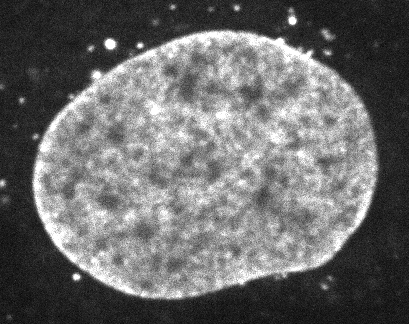
#> input picture frame 0 of data/microscopes/dna/5.avi, 409 x 324 px, given in place of the camera
$ python compute_intensity_profile.py
#> lines starting #> are read from the running program, lines starting #| are printed output that depends on the picture
# Imports
import argparse
from sys import prefix
import cv2
import numpy as np
import seaborn as sns
import matplotlib.pyplot as plt


####################################################################################################
# Per-adjust all the plotting configuration
####################################################################################################
font_size = 30
plt.rcParams['axes.grid'] = 'True'
plt.rcParams['grid.linestyle'] = '-'
plt.rcParams['grid.linewidth'] = 0.5
plt.rcParams['grid.color'] = 'gray'
plt.rcParams['grid.alpha'] = 0.5
plt.rcParams['font.family'] = 'Arial'
plt.rcParams['font.monospace'] = 'Regular'
plt.rcParams['font.style'] = 'normal'
plt.rcParams['axes.linewidth'] = 1.0
plt.rcParams['axes.labelsize'] = font_size
plt.rcParams['axes.labelweight'] = 'bold'
plt.rcParams['xtick.labelsize'] = font_size
plt.rcParams['ytick.labelsize'] = font_size
plt.rcParams['legend.fontsize'] = font_size
plt.rcParams['figure.titlesize'] = font_size
plt.rcParams['axes.titlesize'] = font_size
plt.rcParams['xtick.major.pad'] = '10'
plt.rcParams['ytick.major.pad'] = '10'
plt.rcParams['axes.edgecolor'] = '1'


####################################################################################################
# @parse_command_line_arguments
####################################################################################################
def parse_command_line_arguments():

    # add all the options
    description = 'This application takes an input sequence and computes the intensity profile '
    'along the entire sequence'
    parser = argparse.ArgumentParser(description=description)

    arg_help = 'Input sequence'
    parser.add_argument('--input-sequence', '-i', action='store', help=arg_help)

    arg_help = 'Output directory, where the final results/artefacts will be stored'
    parser.add_argument('--output-directory', '-o', action='store', help=arg_help)

    # Parse the arguments
    return parser.parse_args()


####################################################################################################
# @plot_intensities
####################################################################################################
def plot_intensities(intensities,
                     output_prefix):

    plt.figure(figsize=(15, 10))

    # Min and max values
    min_value = min(intensities)
    max_value = max(intensities)
    major_ticks = np.linspace(min_value, max_value, 4)

    # Plot the intensities
    ax = sns.lineplot(data=intensities)
    ax.grid(True, which='both')
    ax.axhline(y=0, color='k')
    ax.axvline(x=0, color='k')

    plt.title('Intensity Profile', y=1.05)
    plt.xlabel('Frames')
    plt.ylabel('Intensity (a.u.)')
    plt.gca().xaxis.set_major_locator(plt.MaxNLocator(6))

    # Save the figure
    plt.savefig('%s.pdf' % output_prefix, dpi=300)


####################################################################################################
# @compute_frame_intensity
####################################################################################################
def compute_frame_intensity(frame):

    # Return the intensity of the given frame based on the numpy array
    return np.mean(frame)


####################################################################################################
# @decompose_sequence_into_frames
####################################################################################################
def decompose_sequence_into_frames(input_sequence):

    # Get the video capture from the video file
    video_capture = cv2.VideoCapture(input_sequence)

    # Get the number of frames in the video
    number_frames = int(video_capture.get(cv2.CAP_PROP_FRAME_COUNT))

    # A list of all the frames
    frames = list()
    for i in range(number_frames):
        has_frame, frame = video_capture.read()

        if has_frame:
            frames.append(frame)
#> this loop made 4 passes
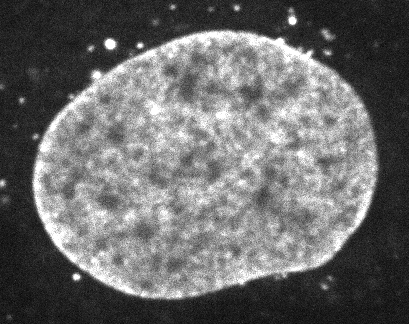
#> input picture frame 0 of data/microscopes/dna/5.avi, 409 x 324 px, given in place of the camera
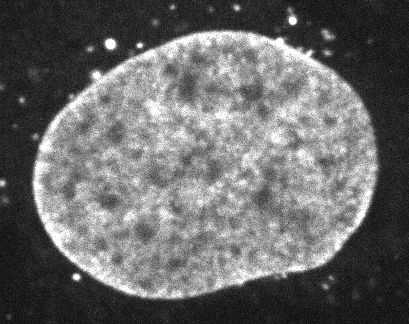
#> input picture frame 1 of data/microscopes/dna/5.avi, 409 x 324 px, given in place of the camera
#> pass 3, in decompose_sequence_into_frames, `has_frame, frame = video_capture.read()`:
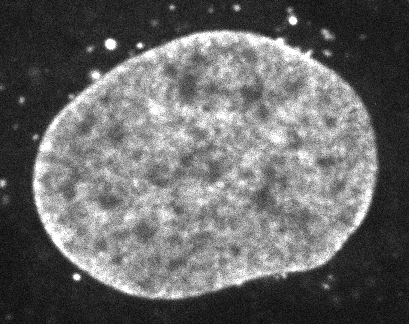
#> frame: shape (324, 409, 3); min 0, max 255, mean 104.3
#> after the loop, frames = 4 items

    # Return the list of frames
    return frames


####################################################################################################
# @compute_frame_intensity
####################################################################################################
def compute_intensity_profile(args):

    # Decompose the sequence into a list of frames
    frames = decompose_sequence_into_frames(args.input_sequence)
#> frames = 4 items

    # Compute the intensity of every frame and save them into a list
    intensities = list()
    for frame in frames:
        intensities.append(compute_frame_intensity(frame=frame))
#> after the loop, intensities = [106.7, 105.3, 104.3, 103.7]

    # Plot the intensities
    plot_intensities(intensities=intensities,
                     output_prefix='%s/%s' % (args.output_directory, 'intensity'))
#> in plot_intensities, `min_value = min(intensities)`: min_value = 103.7
#> in plot_intensities, `max_value = max(intensities)`: max_value = 106.7
#> in plot_intensities, `plt.savefig('%s.pdf' % output_prefix, dpi=300)`:
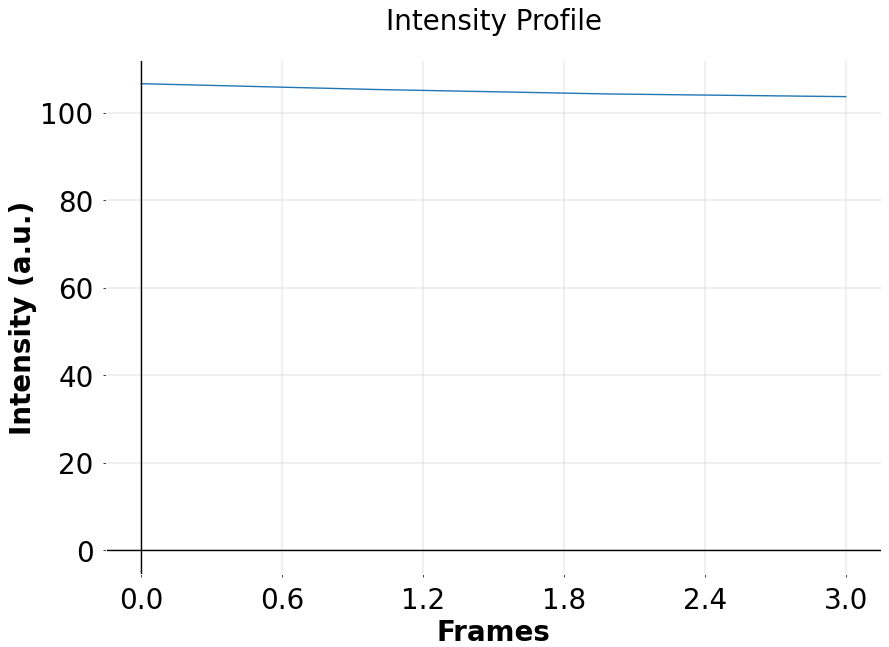
#> figure drawn by matplotlib, 1 panel


####################################################################################################
# @compute_frame_intensity
####################################################################################################
if __name__ == "__main__":

    # Parse the command line arguments
    args = parse_command_line_arguments()

    # Compute the intensity profile
    compute_intensity_profile(args)

$ run again, starting later in the video
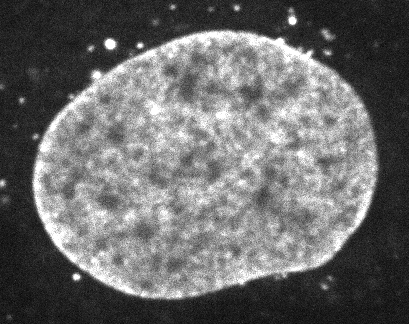
#> input picture frame 0 of data/microscopes/dna/5.avi, 409 x 324 px, given in place of the camera
#> the loop in decompose_sequence_into_frames, `for i in range(number_frames):` made 4 passes
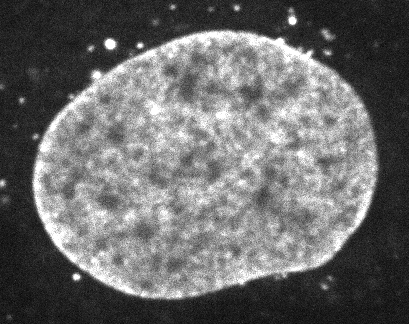
#> input picture frame 0 of data/microscopes/dna/5.avi, 409 x 324 px, given in place of the camera
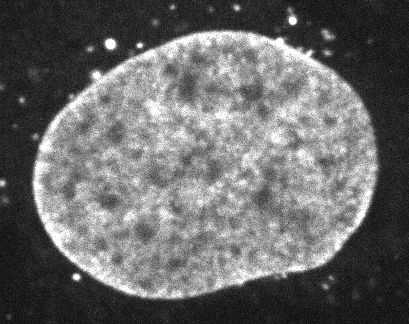
#> input picture frame 1 of data/microscopes/dna/5.avi, 409 x 324 px, given in place of the camera
#> after the loop in decompose_sequence_into_frames, `for i in range(number_frames):`: frames = 4 items
#> the loop in compute_intensity_profile, `for frame in frames:` made 4 passes
#> after the loop in compute_intensity_profile, `for frame in frames:`: intensities = [106.7, 105.3, 104.3, 103.7]
#> min_value = 103.7
#> max_value = 106.7

$ run again, starting later in the video
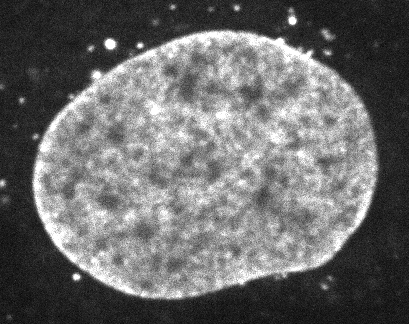
#> input picture frame 0 of data/microscopes/dna/5.avi, 409 x 324 px, given in place of the camera
#> the loop in decompose_sequence_into_frames, `for i in range(number_frames):` made 4 passes
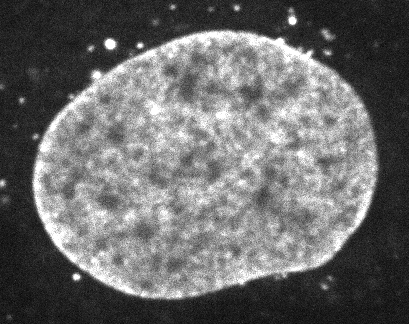
#> input picture frame 0 of data/microscopes/dna/5.avi, 409 x 324 px, given in place of the camera
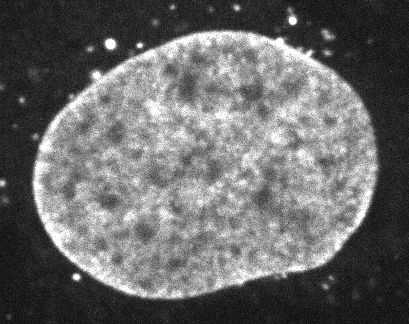
#> input picture frame 1 of data/microscopes/dna/5.avi, 409 x 324 px, given in place of the camera
#> after the loop in decompose_sequence_into_frames, `for i in range(number_frames):`: frames = 4 items
#> the loop in compute_intensity_profile, `for frame in frames:` made 4 passes
#> after the loop in compute_intensity_profile, `for frame in frames:`: intensities = [106.7, 105.3, 104.3, 103.7]
#> min_value = 103.7
#> max_value = 106.7
